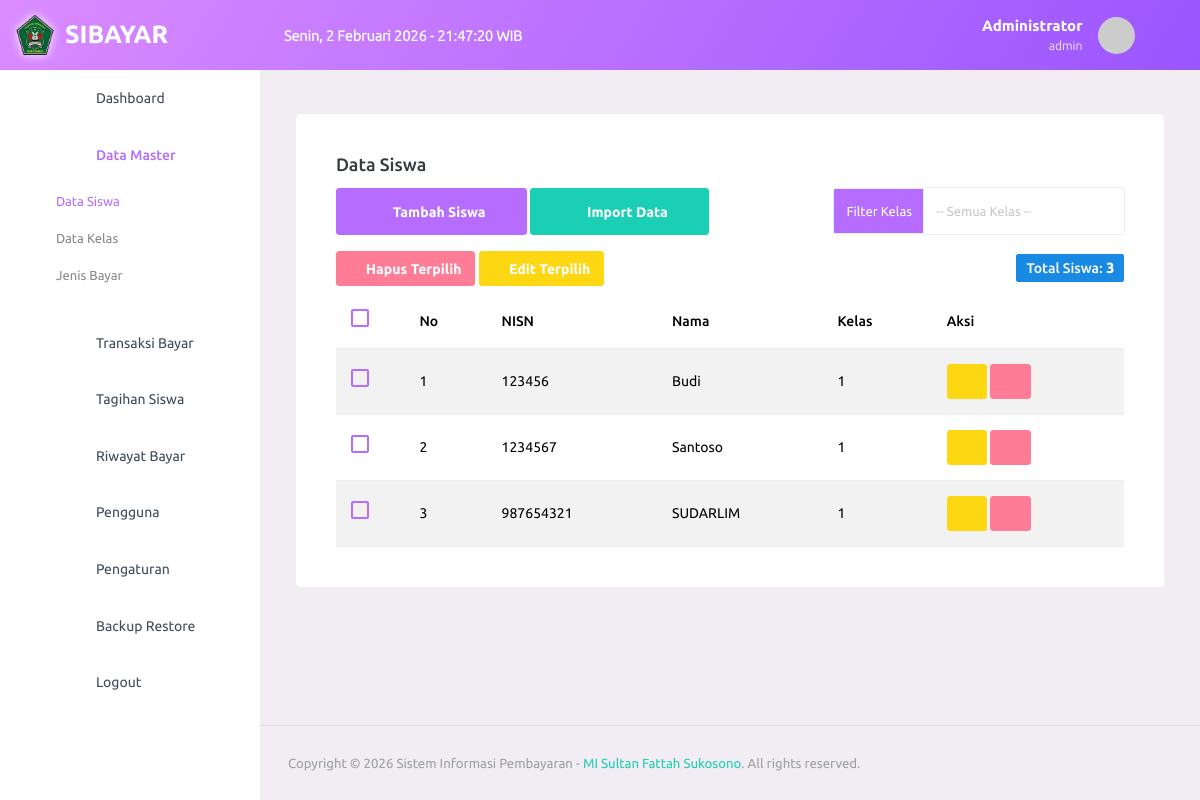
Before: /data/siswa.php (signed in) with the older database file.
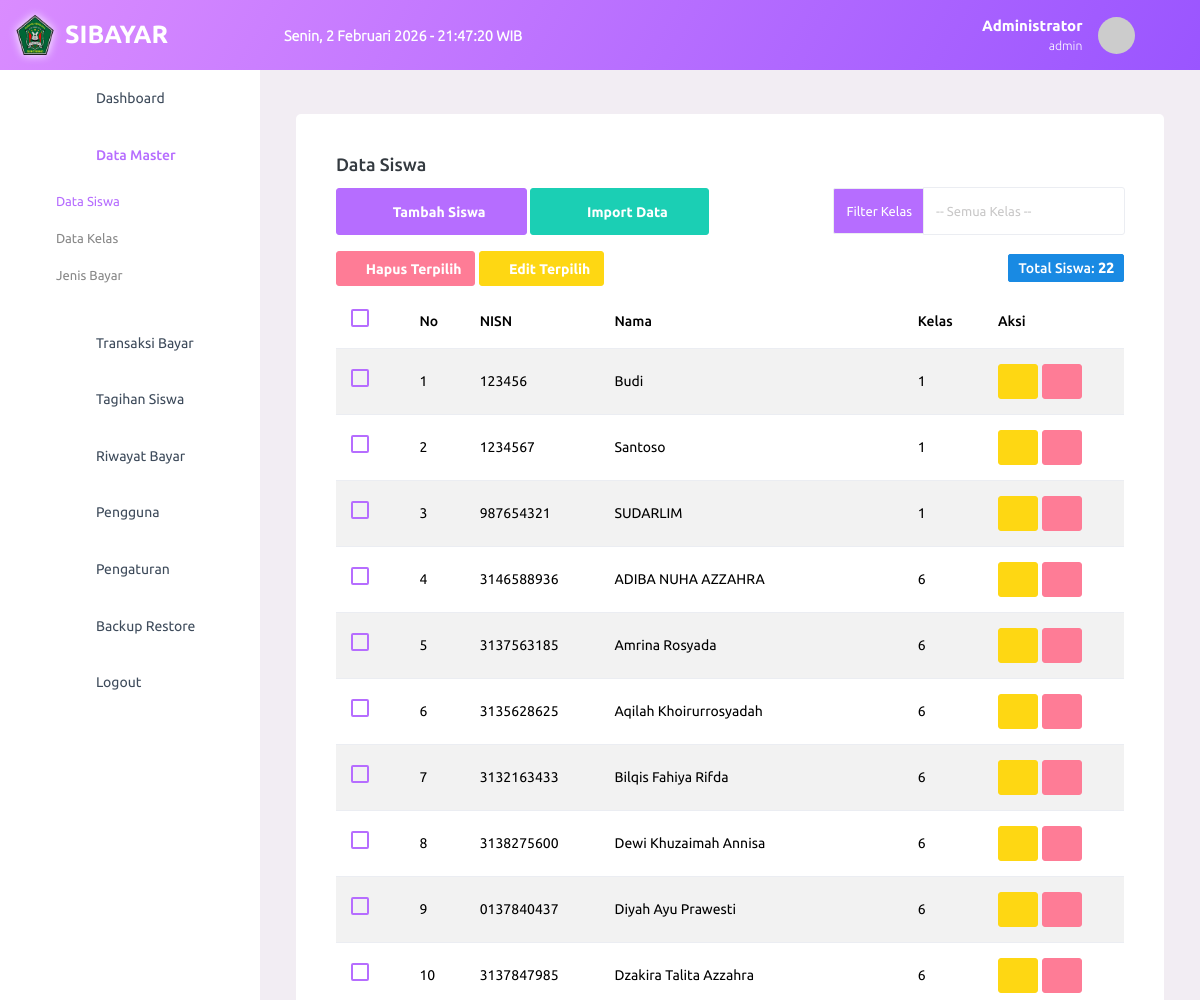
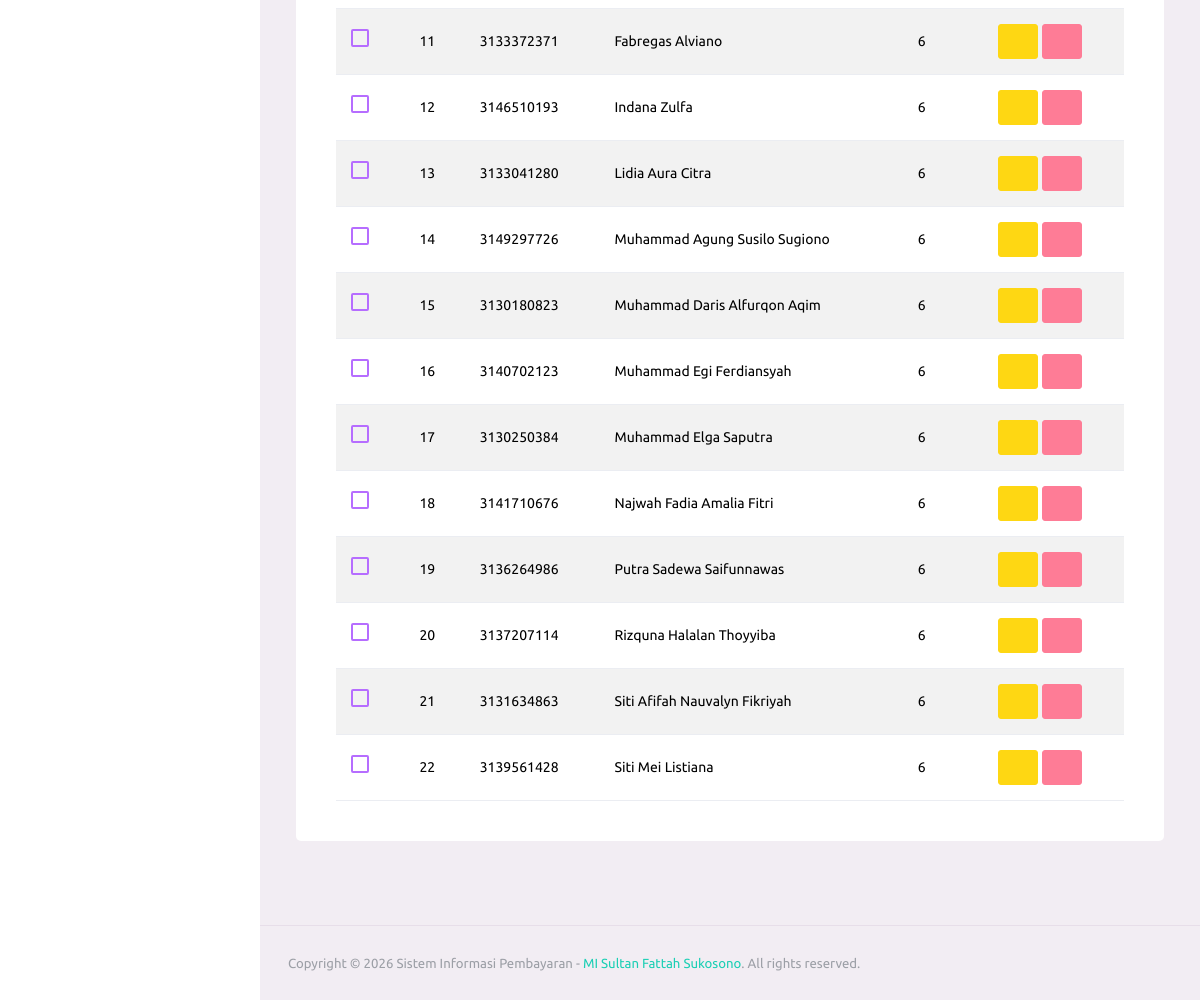
After: the same page with the newer database file (2 pictures, top to bottom).
### tables this page shows
CREATE TABLE `pengaturan` (
  `id_pengaturan` int NOT NULL,
  `nama_sekolah` varchar(100) DEFAULT NULL,
  `alamat_sekolah` text,
  `logo` varchar(255) DEFAULT NULL,
  `nama_bendahara` varchar(100) DEFAULT NULL,
  `tahun_ajaran` varchar(20) DEFAULT '',
  PRIMARY KEY (`id_pengaturan`)
);

CREATE TABLE `siswa` (
  `nisn` varchar(20) NOT NULL,
  `nis` varchar(20) NOT NULL,
  `nama` varchar(100) NOT NULL,
  `id_kelas` int NOT NULL,
  `alamat` text,
  `no_telp` varchar(20) DEFAULT NULL,
  PRIMARY KEY (`nisn`),
  KEY `id_kelas` (`id_kelas`),
  CONSTRAINT `siswa_ibfk_1` FOREIGN KEY (`id_kelas`) REFERENCES `kelas` (`id_kelas`) ON DELETE CASCADE
);

CREATE TABLE `kelas` (
  `id_kelas` int NOT NULL AUTO_INCREMENT,
  `nama_kelas` varchar(20) NOT NULL,
  PRIMARY KEY (`id_kelas`)
);

### config/config.php (called while the page is built, shortened)
<?php
$base_url = "http://localhost/spp/";
function base_url($path = "") {
    global $base_url;
    return $base_url . $path;
}
?>

### data/siswa.php (the view, shortened to what this page needs)
<?php
include '../template/header.php';
include '../template/sidebar.php';
$where_sql = "";
$query_siswa = mysqli_query($koneksi, "SELECT siswa.*, kelas.nama_kelas FROM siswa JOIN kelas ON siswa.id_kelas = kelas.id_kelas $where_sql ORDER BY kelas.nama_kelas ASC, siswa.nama ASC");
$jumlah_siswa = mysqli_num_rows($query_siswa);
?>
<div class="row">
    <div class="col-lg-12 grid-margin stretch-card">
        <div class="card">
            <div class="card-body">
                <h4 class="card-title">Data Siswa</h4>
                <div class="d-flex justify-content-between mb-3 align-items-center">
                    <div>
                        <button type="button" class="btn btn-primary" data-bs-toggle="modal" data-bs-target="#modalTambah">
                            <i class="mdi mdi-plus"></i> Tambah Siswa
                        </button>
                        <button type="button" class="btn btn-success" data-bs-toggle="modal" data-bs-target="#modalImport">
                            <i class="mdi mdi-file-excel"></i> Import Data
                        </button>
                    </div>
                    <form action="" method="get" class="d-flex align-items-center">
                        <div class="input-group">
                            <div class="input-group-prepend">
                                <span class="input-group-text bg-primary text-white">Filter Kelas</span>
                            </div>
                            <select name="kelas" class="form-control" onchange="this.form.submit()" style="width: 200px;">
                                <option value="">-- Semua Kelas --</option>
                            </select>
                        </div>
                    </form>
                </div>
                <form action="" method="post" id="formMultiHapus">
                    <div class="mb-2 d-flex justify-content-between align-items-center">
                        <div>
                            <button type="button" id="btnMultiHapus" class="btn btn-danger btn-sm">
                                <i class="mdi mdi-delete"></i> Hapus Terpilih
                            </button>
                            <button type="button" id="btnMultiEdit" class="btn btn-warning btn-sm">
                                <i class="mdi mdi-pencil"></i> Edit Terpilih
                            </button>
                        </div>
                        <span class="badge badge-info" style="font-size: 14px;">Total Siswa: <b><?= number_format($jumlah_siswa) ?></b></span>
                    </div>
                    <div class="table-responsive">
                        <table class="table table-striped">
                            <thead>
                                <tr>
                                    <th width="5%">
                                        <div class="form-check m-0">
                                            <label class="form-check-label">
                                            </label>
                                        </div>
                                    </th>
                                    <th>No</th>
                                <th>NISN</th>
                                <th>Nama</th>
                                <th>Kelas</th>
                                <th>Aksi</th>
                            </tr>
                        </thead>
                        <tbody>
                            <?php
                            $no = 1;
                            while ($row = mysqli_fetch_assoc($query_siswa)) :
                            ?>
                                <tr>
                                    <td>
                                        <div class="form-check m-0">
                                        </div>
                                    </td>
                                    <td><?= $no++ ?></td>
                                    <td><?= $row['nisn'] ?></td>
                                    <td><?= $row['nama'] ?></td>
                                    <td><?= $row['nama_kelas'] ?></td>
                                    <td>
                                        <button type="button" class="btn btn-warning btn-sm" data-bs-toggle="modal" data-bs-target="#modalEdit<?= $row['nisn'] ?>">
                                            <i class="mdi mdi-pencil"></i>
                                        </button>
                                        <a href="siswa.php?hapus=<?= $row['nisn'] ?>" class="btn btn-danger btn-sm btn-hapus">
                                            <i class="mdi mdi-delete"></i>
                                        </a>
                                    </td>
                                </tr>
                            <?php endwhile; ?>
                        </tbody>
                    </table>
                </div>
                </form>
            </div>
        </div>
    </div>
</div>
<?php include '../template/footer.php'; ?>

### template/header.php (shortened to what this page needs)
<?php
include_once __DIR__ . '/../config/config.php';
$q_setting = mysqli_query($koneksi, "SELECT logo FROM pengaturan WHERE id_pengaturan = 1");
$d_setting = mysqli_fetch_assoc($q_setting);
$logo_sekolah = $d_setting['logo'] ?? '';
?>
<!DOCTYPE html>
<html lang="en">
<head>
    <link rel="stylesheet" href="<?= base_url('assets/vendors/mdi/css/materialdesignicons.min.css') ?>">
    <link rel="stylesheet" href="<?= base_url('assets/vendors/css/vendor.bundle.base.css') ?>">
    <link rel="stylesheet" href="<?= base_url('assets/css/style.css') ?>?v=<?= time() ?>">
    <link rel="stylesheet" href="https://cdn.datatables.net/1.10.24/css/dataTables.bootstrap4.min.css">
</head>
<body>
    <div class="container-scroller">
        <nav class="navbar default-layout col-lg-12 col-12 p-0 fixed-top d-flex flex-row">
            <div class="navbar-brand-wrapper d-flex align-items-center justify-content-start">
                <a class="navbar-brand brand-logo d-flex align-items-center justify-content-start" href="<?= base_url() ?>" style="padding-left: 15px;">
                    <?php if (!empty($logo_sekolah)) : ?>
                        <img src="<?= base_url('assets/images/' . $logo_sekolah) ?>" alt="logo" style="width: 40px; height: 40px; margin: 0 10px 0 0 !important; filter: drop-shadow(0px 0px 5px white);" />
                    <?php endif; ?>
                    <h3 class="mb-0 font-weight-bold text-white">SIBAYAR</h3>
                </a>
            </div>
            <div class="navbar-menu-wrapper d-flex align-items-center">
                <div class="d-none d-lg-block me-auto">
                    <span class="text-white fw-bold" id="current-datetime" style="font-size: 0.9rem;"></span>
                </div>
                <ul class="navbar-nav navbar-nav-right">
                    <li class="nav-item dropdown d-none d-xl-inline-block">
                        <a class="nav-link dropdown-toggle" id="UserDropdown" href="#" data-bs-toggle="dropdown" aria-expanded="false">
                            <div class="d-none d-md-block me-3 text-end">
                                <p class="mb-0 font-weight-bold text-white"><?= $_SESSION['nama_lengkap'] ?></p>
                                <p class="mb-0 text-white small"><?= $_SESSION['role'] ?></p>
                            </div>
                            <?php
                            $foto = $_SESSION['foto'] ?? '';
                            $path_fisik = __DIR__ . '/../assets/images/faces/' . $foto;
                            if (!empty($foto) && file_exists($path_fisik)) {
                                $foto_url = base_url('assets/images/faces/' . $foto);
                            } else {
                                $foto_url = "https://ui-avatars.com/api/?name=" . urlencode($_SESSION['nama_lengkap']) . "&background=random&color=fff";
                            }
                            ?>
                            <img class="img-xs rounded-circle" src="<?= $foto_url ?>" alt="Profile image" style="object-fit: cover;">
                        </a>
                    </li>
                </ul>
            </div>
        </nav>
        <div class="container-fluid page-body-wrapper">

### template/sidebar.php
<nav class="sidebar sidebar-offcanvas" id="sidebar">
    <ul class="nav">
        <li class="nav-item">
            <a class="nav-link" href="<?= base_url('index.php') ?>">
                <i class="menu-icon mdi mdi-television"></i>
                <span class="menu-title">Dashboard</span>
            </a>
        </li>
        <?php if ($_SESSION['role'] == 'admin') : ?>
        <li class="nav-item">
            <a class="nav-link" data-bs-toggle="collapse" href="#ui-basic" data-bs-target="#ui-basic" aria-expanded="false" aria-controls="ui-basic">
                <i class="menu-icon mdi mdi-content-copy"></i>
                <span class="menu-title">Data Master</span>
                <i class="menu-arrow"></i>
            </a>
            <div class="collapse" id="ui-basic">
                <ul class="nav flex-column sub-menu">
                    <li class="nav-item">
                        <a class="nav-link" href="<?= base_url('data/siswa.php') ?>">Data Siswa</a>
                    </li>
                    <li class="nav-item">
                        <a class="nav-link" href="<?= base_url('data/kelas.php') ?>">Data Kelas</a>
                    </li>
                    <li class="nav-item">
                        <a class="nav-link" href="<?= base_url('data/jenis_bayar.php') ?>">Jenis Bayar</a>
                    </li>
                </ul>
            </div>
        </li>
        <?php endif; ?>
        <li class="nav-item">
            <a class="nav-link" href="<?= base_url('transaksi/transaksi.php') ?>">
                <i class="menu-icon mdi mdi-backup-restore"></i>
                <span class="menu-title">Transaksi Bayar</span>
            </a>
        </li>
        <li class="nav-item">
            <a class="nav-link" href="<?= base_url('tagihan/tagihan.php') ?>">
                <i class="menu-icon mdi mdi-file-document"></i>
                <span class="menu-title">Tagihan Siswa</span>
            </a>
        </li>
        <li class="nav-item">
            <a class="nav-link" href="<?= base_url('transaksi/riwayat.php') ?>">
                <i class="menu-icon mdi mdi-chart-line"></i>
                <span class="menu-title">Riwayat Bayar</span>
            </a>
        </li>
        <?php if ($_SESSION['role'] == 'admin') : ?>
        <li class="nav-item">
            <a class="nav-link" href="<?= base_url('pengaturan/pengguna.php') ?>">
                <i class="menu-icon mdi mdi-account-multiple"></i>
                <span class="menu-title">Pengguna</span>
            </a>
        </li>
        <li class="nav-item">
            <a class="nav-link" href="<?= base_url('pengaturan/pengaturan.php') ?>">
                <i class="menu-icon mdi mdi-cogs"></i>
                <span class="menu-title">Pengaturan</span>
            </a>
        </li>
        <li class="nav-item">
            <a class="nav-link" href="<?= base_url('pengaturan/backup_restore.php') ?>">
                <i class="menu-icon mdi mdi-database"></i>
                <span class="menu-title">Backup Restore</span>
            </a>
        </li>
        <?php endif; ?>
        <li class="nav-item">
            <a class="nav-link" href="<?= base_url('auth/logout.php') ?>" onclick="confirmLogout(event)">
                <i class="menu-icon mdi mdi-logout"></i>
                <span class="menu-title">Logout</span>
            </a>
        </li>
    </ul>
</nav>
<div class="main-panel">
    <div class="content-wrapper">

### template/footer.php (shortened to what this page needs)
                </div>
                <footer class="footer">
                    <div class="container-fluid clearfix">
                        <span class="text-muted d-block text-center text-sm-left d-sm-inline-block">Copyright © <?= date('Y') ?> Sistem Informasi Pembayaran -
                            <a href="https://misultanfattah.sch.id/" target="_blank" style="text-decoration: none !important;">MI Sultan Fattah Sukosono</a>. All rights reserved.</span>
                    </div>
                </footer>
            </div>
        </div>
    </div>
</body>
</html>

### template/header.php (style rules this page uses)
.container-scroller { overflow: visible !important; }
@media (min-width: 992px) { .sidebar { position: fixed !important; top: 70px !important; bottom: 0 !important; left: 0 !important; height: calc(100vh - 70px) !important; overflow-y: auto !important; z-index: 999; width: 260px !important; } }
@media (min-width: 992px) { .main-panel { margin-left: 260px !important; width: calc(100% - 260px) !important; } }
.sidebar .nav .nav-item .nav-link { display: flex !important; align-items: center !important; justify-content: flex-start !important; text-align: left !important; width: 100% !important; padding-left: 20px !important; padding-right: 20px !important; }
.sidebar .nav .nav-item .nav-link .menu-title { margin-left: 10px !important; margin-right: auto !important; display: inline-block !important; vertical-align: middle !important; }
.sidebar .nav .nav-item .nav-link i.menu-icon { font-size: 1.2rem; line-height: 1; margin-right: 0 !important; margin-left: 0 !important; width: 30px; text-align: center; color: #a7a7a7; }
.sidebar .nav .nav-item .nav-link .menu-arrow { margin-left: auto !important; margin-right: 0 !important; }
.navbar.default-layout { background: linear-gradient(120deg, #da8cff, #9a55ff) !important; }
.navbar.default-layout .navbar-brand-wrapper { background: transparent !important; }
.navbar.default-layout .navbar-menu-wrapper { background: transparent !important; }
.navbar.default-layout .navbar-brand-wrapper h3 { color: #ffffff !important; }
.navbar.default-layout .navbar-menu-wrapper .nav-link { color: #ffffff !important; }

Changed rows visible on the page:
added siswa: nisn "3146588936", nama "ADIBA NUHA AZZAHRA", id_kelas.nama_kelas "6"
added siswa: nisn "3137563185", nama "Amrina Rosyada", id_kelas.nama_kelas "6"
added siswa: nisn "3135628625", nama "Aqilah Khoirurrosyadah", id_kelas.nama_kelas "6"
added siswa: nisn "3132163433", nama "Bilqis Fahiya Rifda", id_kelas.nama_kelas "6"
added siswa: nisn "3138275600", nama "Dewi Khuzaimah Annisa", id_kelas.nama_kelas "6"
added siswa: nisn "0137840437", nama "Diyah Ayu Prawesti", id_kelas.nama_kelas "6"
added siswa: nisn "3137847985", nama "Dzakira Talita Azzahra", id_kelas.nama_kelas "6"
added siswa: nisn "3133372371", nama "Fabregas Alviano", id_kelas.nama_kelas "6"
added siswa: nisn "3146510193", nama "Indana Zulfa", id_kelas.nama_kelas "6"
added siswa: nisn "3133041280", nama "Lidia Aura Citra", id_kelas.nama_kelas "6"
added siswa: nisn "3149297726", nama "Muhammad Agung Susilo Sugiono", id_kelas.nama_kelas "6"
added siswa: nisn "3130180823", nama "Muhammad Daris Alfurqon Aqim", id_kelas.nama_kelas "6"
added siswa: nisn "3140702123", nama "Muhammad Egi Ferdiansyah", id_kelas.nama_kelas "6"
added siswa: nisn "3130250384", nama "Muhammad Elga Saputra", id_kelas.nama_kelas "6"
added siswa: nisn "3141710676", nama "Najwah Fadia Amalia Fitri", id_kelas.nama_kelas "6"
added siswa: nisn "3136264986", nama "Putra Sadewa Saifunnawas", id_kelas.nama_kelas "6"
added siswa: nisn "3137207114", nama "Rizquna Halalan Thoyyiba", id_kelas.nama_kelas "6"
added siswa: nisn "3131634863", nama "Siti Afifah Nauvalyn Fikriyah", id_kelas.nama_kelas "6"
added siswa: nisn "3139561428", nama "Siti Mei Listiana", id_kelas.nama_kelas "6"
Other visible differences:
$jumlah_siswa: "3" → "22"
